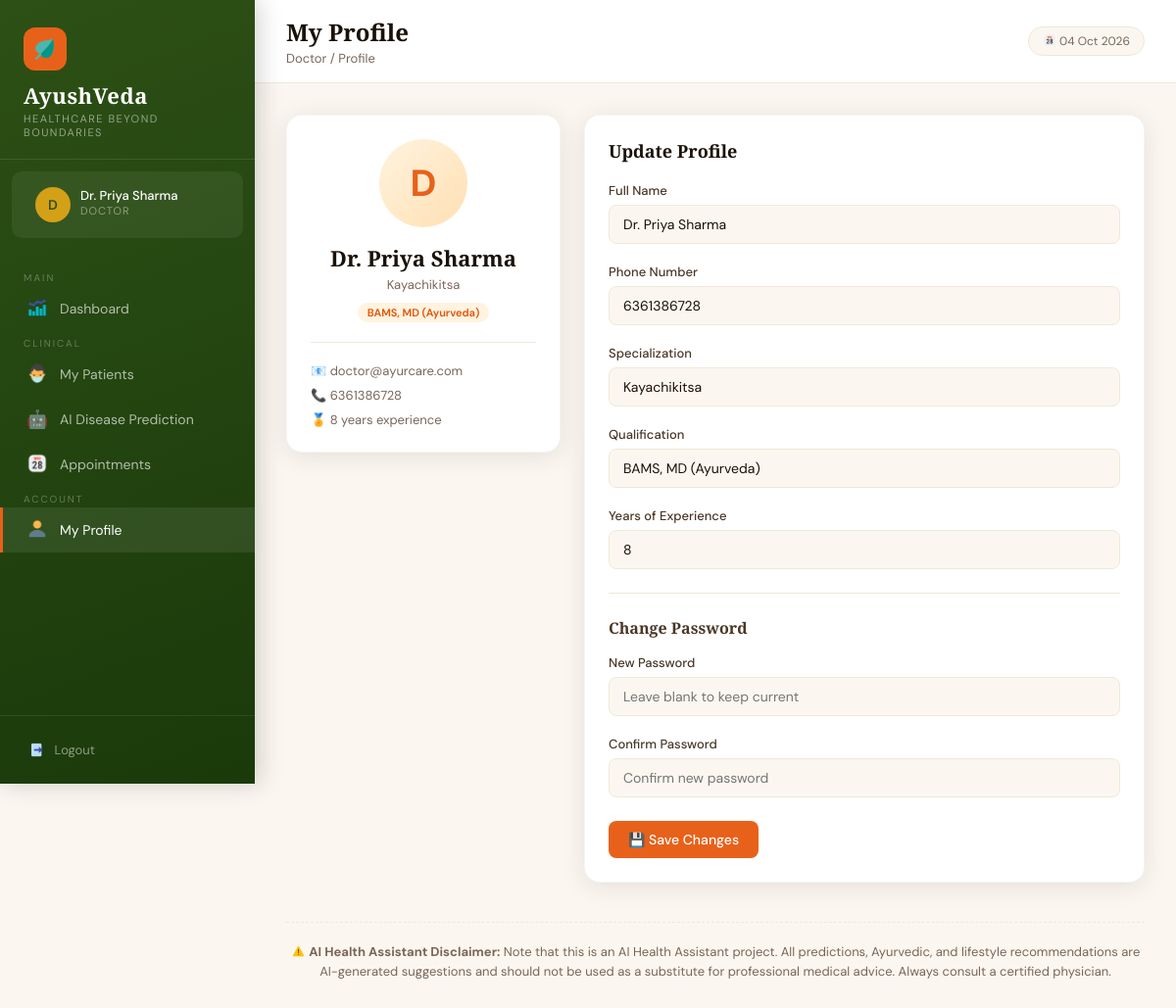
Before: /doctor/profile (signed in) with the older database file.
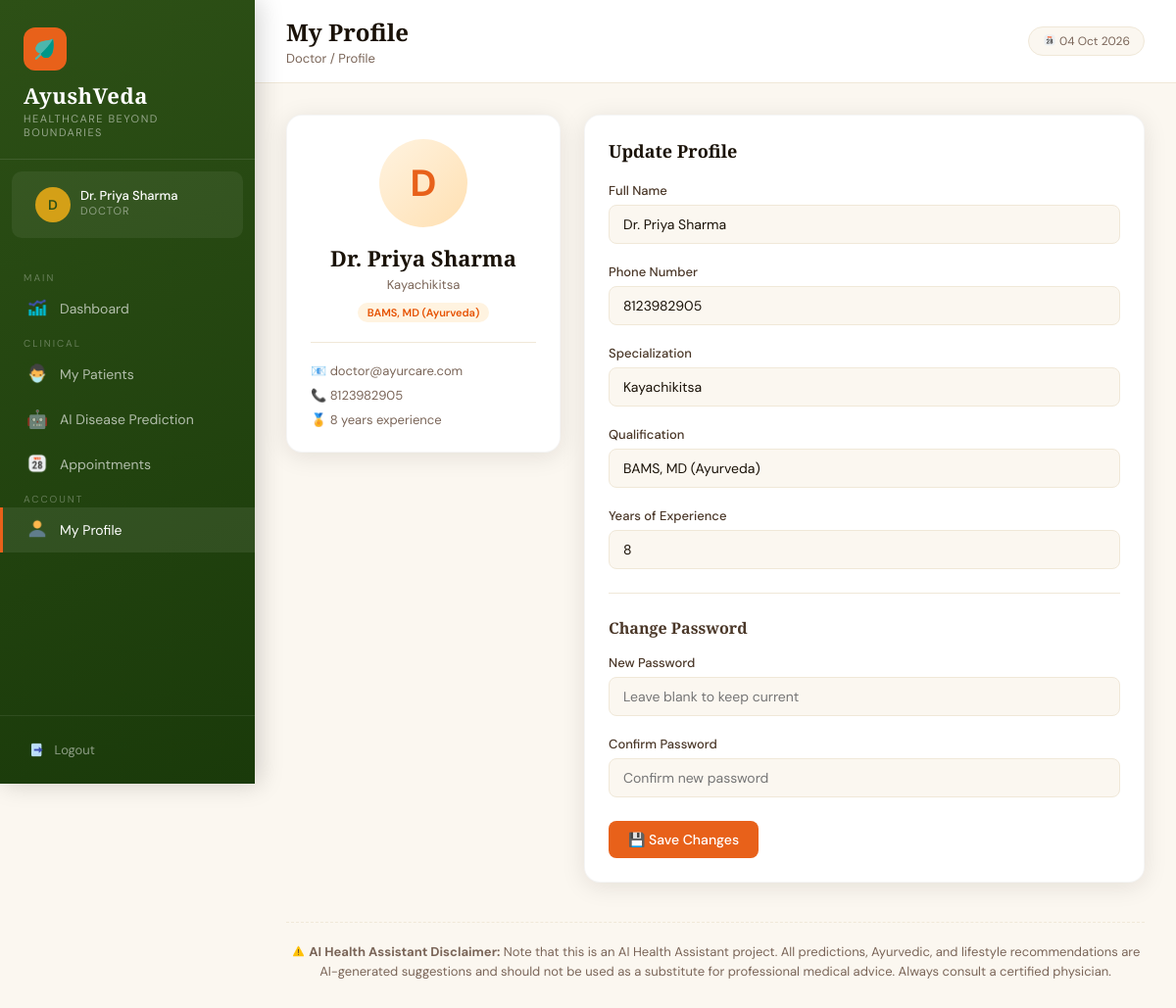
After: the same page with the newer database file.
### tables this page shows
CREATE TABLE doctors (
            id INTEGER PRIMARY KEY AUTOINCREMENT,
            name TEXT NOT NULL,
            email TEXT UNIQUE NOT NULL,
            password TEXT NOT NULL,
            phone TEXT,
            specialization TEXT,
            qualification TEXT,
            experience INTEGER DEFAULT 0,
            created_at TIMESTAMP DEFAULT CURRENT_TIMESTAMP
        );

### app.py (the view, shortened to what this page needs)
@app.route('/doctor/profile', methods=['GET', 'POST'])
@login_required('doctor')
def doctor_profile():
    conn = get_db()
    doctor = conn.execute("SELECT * FROM doctors WHERE id=?", (session['user_id'],)).fetchone()
    conn.close()
    return render_template('doctor/profile.html', user=doctor)

### app.py (called while the page is built)
@app.context_processor
def inject_now():
    return {'now': datetime.now().strftime('%d %b %Y')}

def get_db():
    if os.environ.get('VERCEL') and not os.path.exists(DB_PATH):
        orig_db = os.path.join(BASE_DIR, 'ayurcare.db')
        if os.path.exists(orig_db):
            import shutil
            shutil.copyfile(orig_db, DB_PATH)
    conn = sqlite3.connect(DB_PATH)
    conn.row_factory = sqlite3.Row
    return conn

def login_required(role):
    def decorator(f):
        @wraps(f)
        def wrapper(*args, **kwargs):
            if session.get('role') != role:
                flash('Please login to continue.', 'error')
                return redirect(url_for(f'{role}_login'))
            return f(*args, **kwargs)
        return wrapper
    return decorator

### templates/doctor/profile.html (shortened to what the changed rows need)
{% extends 'base.html' %}
{% block page_title %}My Profile{% endblock %}
{% block content %}
<div style="display:grid;grid-template-columns:280px 1fr;gap:24px;align-items:start">
    <div class="card" style="text-align:center">
        <div style="width:90px;height:90px;background:linear-gradient(135deg,#FFF3E0,#FFE0B2);border-radius:50%;display:flex;align-items:center;justify-content:center;font-size:38px;font-weight:700;color:#E8611A;margin:0 auto 16px">
            {{ user.name[0].upper() }}
        </div>
        <h3 style="font-size:22px;margin-bottom:4px">{{ user.name }}</h3>
        <p style="color:#7A6558;font-size:13px">{{ user.specialization or 'Ayurvedic Physician' }}</p>
        <span class="badge badge-orange" style="margin-top:10px">{{ user.qualification or 'BAMS' }}</span>
        <div style="margin-top:20px;padding-top:20px;border-top:1px solid #F0E8D8;text-align:left">
            <div style="font-size:13px;color:#7A6558;margin-bottom:8px">📧 {{ user.email }}</div>
            <div style="font-size:13px;color:#7A6558;margin-bottom:8px">📞 {{ user.phone or 'Not set' }}</div>
            <div style="font-size:13px;color:#7A6558">🏅 {{ user.experience or 0 }} years experience</div>
        </div>
    </div>
    <div class="card">
        <form method="POST">
            <div class="form-grid">
                <div class="form-group">
                    <label>Full Name</label>
                    <input type="text" name="name" value="{{ user.name }}" required>
                </div>
                <div class="form-group">
                    <label>Phone Number</label>
                    <input type="text" name="phone" value="{{ user.phone or '' }}">
                </div>
                <div class="form-group">
                    <label>Specialization</label>
                    <input type="text" name="specialization" value="{{ user.specialization or '' }}">
                </div>
                <div class="form-group">
                    <label>Qualification</label>
                    <input type="text" name="qualification" value="{{ user.qualification or '' }}">
                </div>
                <div class="form-group">
                    <label>Years of Experience</label>
                    <input type="number" name="experience" value="{{ user.experience or 0 }}" min="0">
                </div>
            </div>
        </form>
    </div>
</div>
{% endblock %}

### templates/base.html (shortened to what this page needs)
<!DOCTYPE html>
<html lang="en">
<head>
</head>
<body>
    {% block body %}
    <div class="sidebar">
        <div class="sidebar-brand">
            <div class="logo-icon"><img src="/static/images/logo_icon.png"
                    style="height:1.2em;width:1.2em;vertical-align:-0.2em;"></div>
            <h2>AyushVeda</h2>
            <p>Healthcare Beyond Boundaries</p>
        </div>
        {% if session.user_name %}
        <div class="sidebar-user">
            <div class="avatar">{{ session.user_name[0].upper() }}</div>
            <div class="user-info">
                <div class="user-name">{{ session.user_name }}</div>
                <div class="user-role">{{ session.role|capitalize }}</div>
            </div>
        </div>
        {% endif %}
        <nav class="sidebar-nav">
            {% block nav %}{% endblock %}
        </nav>
        <div class="sidebar-footer">
            <a href="/logout" class="logout-btn"><img src="/static/images/logout_icon.png"
                    style="height:1.2em;width:1.2em;vertical-align:-0.2em;"> Logout</a>
        </div>
    </div>
    <div class="main">
        <div class="topbar">
            <div style="display:flex;align-items:center;gap:12px;">
                <div>
                    <h1>{% block page_title %}Dashboard{% endblock %}</h1>
                    <div class="breadcrumb">{% block breadcrumb %}Home{% endblock %}</div>
                </div>
            </div>
            <div class="topbar-right">
                <span class="date-badge"><img src="/static/images/appointments_icon.png"
                        style="height:1.2em;width:1.2em;vertical-align:-0.2em;"> {{ now }}</span>
            </div>
        </div>
        <div class="content">
            {% block content %}{% endblock %}
            <div class="content-footer"
                style="margin-top: 40px; padding-top: 20px; border-top: 1px dashed var(--cream-dark); text-align: center; font-size: 13px; color: var(--text-light); line-height: 1.5;">
                <strong><img src="/static/images/warning_icon.png"
                        style="height:1.2em;width:1.2em;vertical-align:-0.2em;"> AI Health Assistant
                    Disclaimer:</strong> Note that this is an AI Health Assistant project. All predictions, Ayurvedic,
                and lifestyle recommendations are AI-generated suggestions and should not be used as a substitute for
                professional medical advice. Always consult a certified physician.
            </div>
        </div>
    </div>
    {% endblock %}
</body>
</html>

Changed rows visible on the page:
changed doctors "Dr. Priya Sharma": phone "6361386728" → "8123982905"
